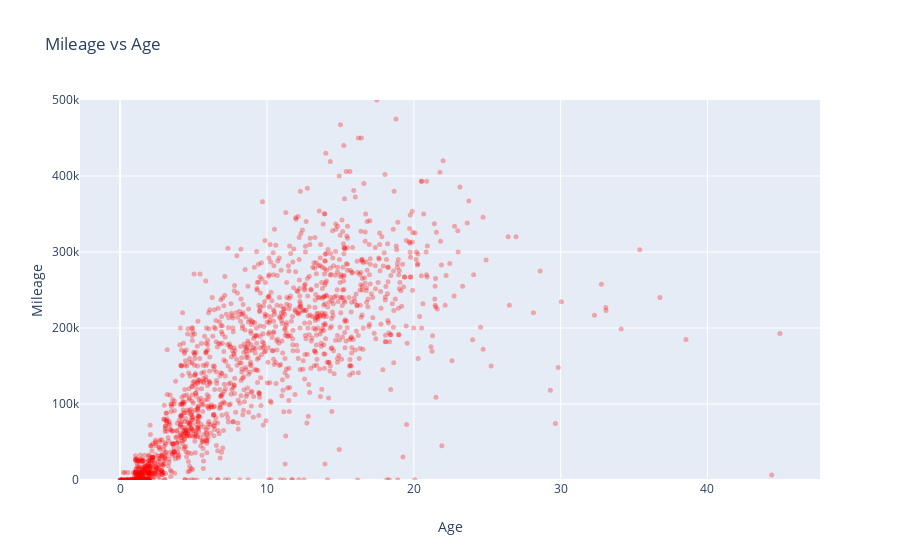

Here is the notebook cell this chart was saved with:
### Code cell
trace0=go.Scatter(
        y=df.Mileage,
        x=df.Age_noise,
        mode='markers',
        marker=dict(
        color="red",
        size=5,
        opacity=0.3
        ),
       
    )








data=[trace0]
figure=go.Figure(
    data=data,
    layout=go.Layout(
        title="Mileage vs Age",
        yaxis=dict(title="Mileage",range=(0,500000)),
        xaxis=dict(title="Age")

    
    ))
iplot(figure)

### Figure 1 — Plotly figure (JSON) as saved in the notebook; plotly's stock layout.template omitted (floating-point values rounded to 4 significant figures; data arrays with more than 128 entries replaced by an {"elided": "..."} marker saying what was removed)
{"data": [{"marker": {"color": "red", "opacity": 0.3, "size": 5}, "mode": "markers", "type": "scatter", "x": {"elided": "1647 float values"}, "y": {"elided": "1647 int values"}}], "layout": {"title": {"text": "Mileage vs Age"}, "xaxis": {"title": {"text": "Age"}}, "yaxis": {"range": [0, 500000], "title": {"text": "Mileage"}}}}
